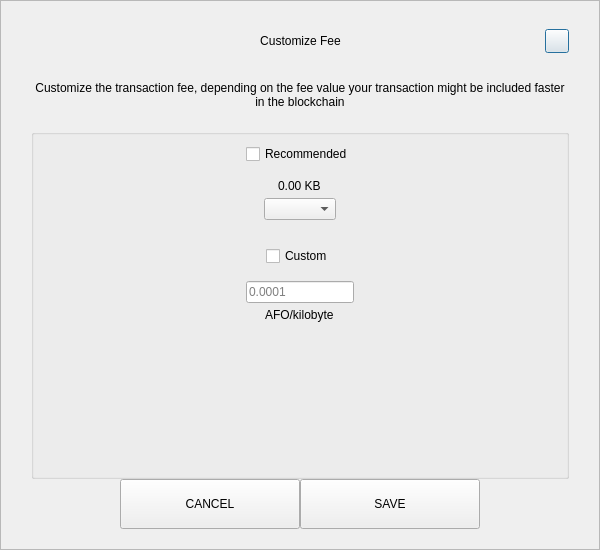
<?xml version="1.0" encoding="UTF-8"?>
<ui version="4.0">
 <class>SendCustomFeeDialog</class>
 <widget class="QDialog" name="SendCustomFeeDialog">
  <property name="geometry">
   <rect>
    <x>0</x>
    <y>0</y>
    <width>600</width>
    <height>550</height>
   </rect>
  </property>
  <property name="windowTitle">
   <string>Form</string>
  </property>
  <layout class="QVBoxLayout" name="verticalLayout_3">
   <property name="spacing">
    <number>0</number>
   </property>
   <property name="leftMargin">
    <number>0</number>
   </property>
   <property name="topMargin">
    <number>0</number>
   </property>
   <property name="rightMargin">
    <number>0</number>
   </property>
   <property name="bottomMargin">
    <number>0</number>
   </property>
   <item>
    <widget class="QFrame" name="frame">
     <property name="styleSheet">
      <string notr="true"/>
     </property>
     <property name="frameShape">
      <enum>QFrame::StyledPanel</enum>
     </property>
     <property name="frameShadow">
      <enum>QFrame::Raised</enum>
     </property>
     <layout class="QVBoxLayout" name="verticalLayout_2">
      <property name="spacing">
       <number>0</number>
      </property>
      <property name="leftMargin">
       <number>30</number>
      </property>
      <property name="topMargin">
       <number>20</number>
      </property>
      <property name="rightMargin">
       <number>30</number>
      </property>
      <property name="bottomMargin">
       <number>20</number>
      </property>
      <item>
       <layout class="QHBoxLayout" name="horizontalLayout_3">
        <property name="spacing">
         <number>0</number>
        </property>
        <item>
         <spacer name="horizontalSpacer_21">
          <property name="orientation">
           <enum>Qt::Horizontal</enum>
          </property>
          <property name="sizeHint" stdset="0">
           <size>
            <width>40</width>
            <height>20</height>
           </size>
          </property>
         </spacer>
        </item>
        <item>
         <widget class="QLabel" name="labelTitle">
          <property name="minimumSize">
           <size>
            <width>0</width>
            <height>40</height>
           </size>
          </property>
          <property name="maximumSize">
           <size>
            <width>16777215</width>
            <height>40</height>
           </size>
          </property>
          <property name="styleSheet">
           <string notr="true">padding-left:24px;</string>
          </property>
          <property name="text">
           <string>Customize Fee</string>
          </property>
          <property name="alignment">
           <set>Qt::AlignCenter</set>
          </property>
          <property name="margin">
           <number>7</number>
          </property>
         </widget>
        </item>
        <item>
         <spacer name="horizontalSpacer">
          <property name="orientation">
           <enum>Qt::Horizontal</enum>
          </property>
          <property name="sizeHint" stdset="0">
           <size>
            <width>40</width>
            <height>20</height>
           </size>
          </property>
         </spacer>
        </item>
        <item>
         <widget class="QPushButton" name="btnEsc">
          <property name="minimumSize">
           <size>
            <width>24</width>
            <height>24</height>
           </size>
          </property>
          <property name="maximumSize">
           <size>
            <width>24</width>
            <height>24</height>
           </size>
          </property>
          <property name="text">
           <string/>
          </property>
         </widget>
        </item>
       </layout>
      </item>
      <item>
       <spacer name="verticalSpacer_2">
        <property name="orientation">
         <enum>Qt::Vertical</enum>
        </property>
        <property name="sizeType">
         <enum>QSizePolicy::Fixed</enum>
        </property>
        <property name="sizeHint" stdset="0">
         <size>
          <width>20</width>
          <height>20</height>
         </size>
        </property>
       </spacer>
      </item>
      <item>
       <widget class="QLabel" name="labelMessage">
        <property name="text">
         <string>Customize the transaction fee, depending on the fee value your transaction might be included faster in the blockchain</string>
        </property>
        <property name="alignment">
         <set>Qt::AlignCenter</set>
        </property>
        <property name="wordWrap">
         <bool>true</bool>
        </property>
       </widget>
      </item>
      <item>
       <spacer name="verticalSpacer_3">
        <property name="orientation">
         <enum>Qt::Vertical</enum>
        </property>
        <property name="sizeType">
         <enum>QSizePolicy::Fixed</enum>
        </property>
        <property name="sizeHint" stdset="0">
         <size>
          <width>20</width>
          <height>20</height>
         </size>
        </property>
       </spacer>
      </item>
      <item>
       <widget class="QGroupBox" name="groupBox">
        <property name="title">
         <string/>
        </property>
        <layout class="QVBoxLayout" name="verticalLayout">
         <property name="leftMargin">
          <number>12</number>
         </property>
         <property name="rightMargin">
          <number>12</number>
         </property>
         <item>
          <layout class="QVBoxLayout" name="verticalLayout_4">
           <property name="spacing">
            <number>5</number>
           </property>
           <item alignment="Qt::AlignHCenter">
            <widget class="QCheckBox" name="checkBoxRecommended">
             <property name="text">
              <string>Recommended</string>
             </property>
            </widget>
           </item>
           <item>
            <spacer name="verticalSpacer_5">
             <property name="orientation">
              <enum>Qt::Vertical</enum>
             </property>
             <property name="sizeType">
              <enum>QSizePolicy::Fixed</enum>
             </property>
             <property name="sizeHint" stdset="0">
              <size>
               <width>20</width>
               <height>10</height>
              </size>
             </property>
            </spacer>
           </item>
           <item alignment="Qt::AlignHCenter">
            <widget class="QLabel" name="labelFee">
             <property name="text">
              <string>0.00 KB</string>
             </property>
            </widget>
           </item>
           <item alignment="Qt::AlignHCenter">
            <widget class="QComboBox" name="comboBoxRecommended"/>
           </item>
          </layout>
         </item>
         <item>
          <spacer name="verticalSpacer">
           <property name="orientation">
            <enum>Qt::Vertical</enum>
           </property>
           <property name="sizeType">
            <enum>QSizePolicy::Fixed</enum>
           </property>
           <property name="sizeHint" stdset="0">
            <size>
             <width>20</width>
             <height>20</height>
            </size>
           </property>
          </spacer>
         </item>
         <item>
          <layout class="QVBoxLayout" name="verticalLayout_5">
           <property name="spacing">
            <number>5</number>
           </property>
           <item alignment="Qt::AlignHCenter">
            <widget class="QCheckBox" name="checkBoxCustom">
             <property name="text">
              <string>Custom</string>
             </property>
            </widget>
           </item>
           <item>
            <spacer name="verticalSpacer_6">
             <property name="orientation">
              <enum>Qt::Vertical</enum>
             </property>
             <property name="sizeType">
              <enum>QSizePolicy::Fixed</enum>
             </property>
             <property name="sizeHint" stdset="0">
              <size>
               <width>20</width>
               <height>10</height>
              </size>
             </property>
            </spacer>
           </item>
           <item alignment="Qt::AlignHCenter">
            <widget class="QLineEdit" name="lineEditCustomFee">
             <property name="placeholderText">
              <string notr="true">0.0001</string>
             </property>
            </widget>
           </item>
           <item alignment="Qt::AlignHCenter">
            <widget class="QLabel" name="labelCustomFee">
             <property name="text">
              <string>AFO/kilobyte</string>
             </property>
            </widget>
           </item>
          </layout>
         </item>
         <item>
          <spacer name="verticalSpacer_4">
           <property name="orientation">
            <enum>Qt::Vertical</enum>
           </property>
           <property name="sizeHint" stdset="0">
            <size>
             <width>20</width>
             <height>40</height>
            </size>
           </property>
          </spacer>
         </item>
        </layout>
       </widget>
      </item>
      <item>
       <layout class="QHBoxLayout" name="horizontalLayout" stretch="1,2,2,1">
        <item>
         <spacer name="horizontalSpacer1">
          <property name="orientation">
           <enum>Qt::Horizontal</enum>
          </property>
          <property name="sizeHint" stdset="0">
           <size>
            <width>40</width>
            <height>20</height>
           </size>
          </property>
         </spacer>
        </item>
        <item>
         <widget class="QPushButton" name="btnCancel">
          <property name="minimumSize">
           <size>
            <width>180</width>
            <height>50</height>
           </size>
          </property>
          <property name="focusPolicy">
           <enum>Qt::NoFocus</enum>
          </property>
          <property name="text">
           <string>CANCEL</string>
          </property>
         </widget>
        </item>
        <item>
         <widget class="QPushButton" name="btnSave">
          <property name="minimumSize">
           <size>
            <width>180</width>
            <height>50</height>
           </size>
          </property>
          <property name="focusPolicy">
           <enum>Qt::NoFocus</enum>
          </property>
          <property name="text">
           <string>SAVE</string>
          </property>
         </widget>
        </item>
        <item>
         <spacer name="horizontalSpacer_2">
          <property name="orientation">
           <enum>Qt::Horizontal</enum>
          </property>
          <property name="sizeHint" stdset="0">
           <size>
            <width>40</width>
            <height>20</height>
           </size>
          </property>
         </spacer>
        </item>
       </layout>
      </item>
     </layout>
    </widget>
   </item>
  </layout>
 </widget>
 <resources/>
 <connections/>
</ui>
